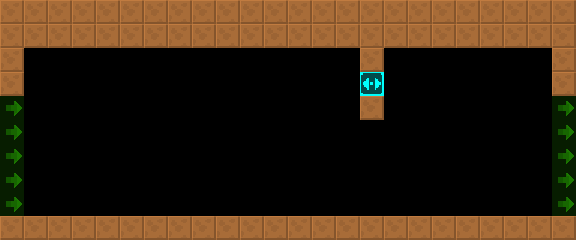

The image is a tile-based game level rendered from a .tmx file. Its description and source (layers, tilesets, objects; grid data summarised) follow:
An orthogonal 24x10 tile map with 24x24 px tiles, 2 tile layers (col, lnk), 2 tilesets and 4 objects (GenericEventTrigger, SpecialEquipment, FakeBlackWall, BossDoor).

<map version="1.4" tiledversion="1.4.2" orientation="orthogonal" renderorder="right-down" width="24" height="10" tilewidth="24" tileheight="24" infinite="0" nextlayerid="4" nextobjectid="8">
 <tileset firstgid="6" source="../../lnk.tsx" />
 <tileset firstgid="1" source="../../col.tsx" />
 <layer id="1" name="col" width="24" height="10">
  <data>[240 cells, 79 non-empty, 2 distinct tile ids]</data>
 </layer>
 <layer id="2" name="lnk" width="24" height="10" opacity="0.5">
  <data>[240 cells, 10 non-empty, 1 distinct tile ids]</data>
 </layer>
 <objectgroup id="3" name="markers" opacity="0.5">
  <object id="1" name="GenericEventTrigger" type="GenericEventTrigger" x="456" y="24" width="96" height="216">
   <properties>
    <property name="yr" value="0" />
    <property name="xr" value="0" />
    <property name="customId" value="cursedDoorClose" />
   </properties>
  </object>
  <object id="2" name="SpecialEquipment" type="SpecialEquipment" x="24" y="72" width="312" height="144">
   <properties>
    <property name="yr" value="0" />
    <property name="xr" value="0" />
   </properties>
  </object>
  <object id="3" name="FakeBlackWall" type="FakeBlackWall" x="360" y="72" width="24" height="24">
   <properties>
    <property name="yr" value="0" />
    <property name="xr" value="0" />
   </properties>
  </object>
  <object id="4" name="BossDoor" type="BossDoor" x="360" y="192" width="24" height="24">
   <properties>
    <property name="yr" value="0" />
    <property name="xr" value="0" />
   </properties>
  </object>
 </objectgroup>
</map>
